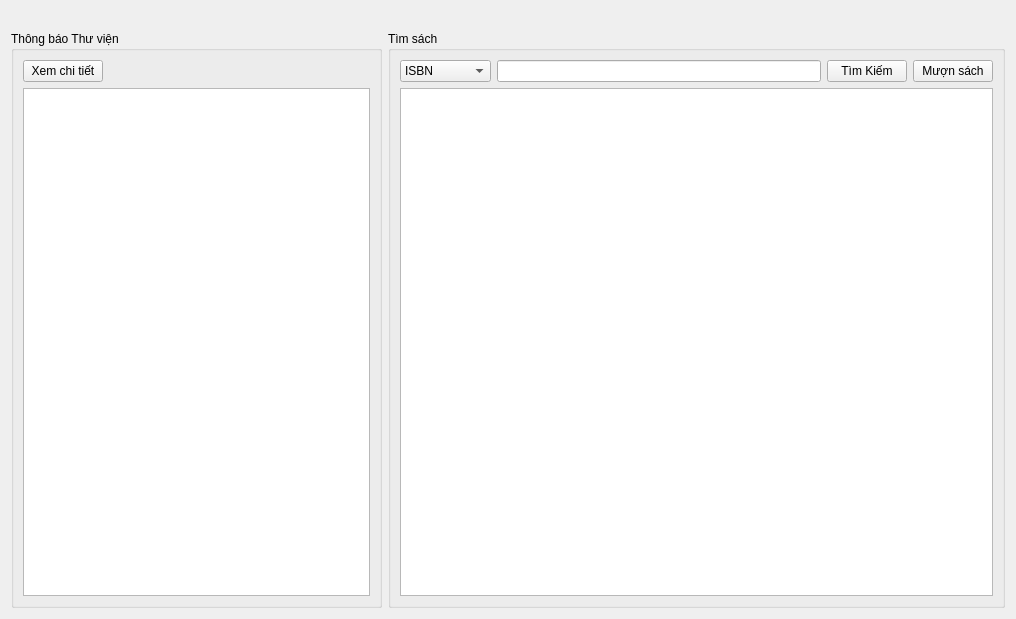
<?xml version="1.0" encoding="UTF-8"?>
<ui version="4.0">
 <class>Home</class>
 <widget class="QWidget" name="Home">
  <property name="geometry">
   <rect>
    <x>0</x>
    <y>0</y>
    <width>1016</width>
    <height>619</height>
   </rect>
  </property>
  <property name="windowTitle">
   <string>Form</string>
  </property>
  <layout class="QVBoxLayout" name="verticalLayout_3">
   <item>
    <widget class="QLabel" name="label">
     <property name="text">
      <string/>
     </property>
     <property name="pixmap">
      <pixmap resource="src.qrc">:/images/Home.png</pixmap>
     </property>
     <property name="scaledContents">
      <bool>true</bool>
     </property>
    </widget>
   </item>
   <item>
    <layout class="QHBoxLayout" name="horizontalLayout_4" stretch="3,5">
     <item>
      <widget class="QGroupBox" name="groupBox">
       <property name="title">
        <string>Thông báo Thư viện</string>
       </property>
       <layout class="QVBoxLayout" name="verticalLayout">
        <item>
         <layout class="QHBoxLayout" name="horizontalLayout">
          <item>
           <widget class="QPushButton" name="pushButton">
            <property name="statusTip">
             <string>Chọn một  mục để xem chi tiết</string>
            </property>
            <property name="text">
             <string>Xem chi tiết</string>
            </property>
           </widget>
          </item>
          <item>
           <spacer name="horizontalSpacer_2">
            <property name="orientation">
             <enum>Qt::Horizontal</enum>
            </property>
            <property name="sizeHint" stdset="0">
             <size>
              <width>40</width>
              <height>20</height>
             </size>
            </property>
           </spacer>
          </item>
         </layout>
        </item>
        <item>
         <widget class="QListView" name="listView"/>
        </item>
       </layout>
      </widget>
     </item>
     <item>
      <widget class="QGroupBox" name="groupBox_2">
       <property name="title">
        <string>Tìm sách</string>
       </property>
       <layout class="QVBoxLayout" name="verticalLayout_2">
        <item>
         <layout class="QHBoxLayout" name="horizontalLayout_3">
          <item>
           <widget class="QComboBox" name="comboBox">
            <property name="statusTip">
             <string>Tìm kiếm theo</string>
            </property>
            <item>
             <property name="text">
              <string>ISBN</string>
             </property>
            </item>
            <item>
             <property name="text">
              <string>Tất cả sách</string>
             </property>
            </item>
            <item>
             <property name="text">
              <string>Tựa đề</string>
             </property>
            </item>
            <item>
             <property name="text">
              <string>Tác giả</string>
             </property>
            </item>
            <item>
             <property name="text">
              <string>NXB</string>
             </property>
            </item>
            <item>
             <property name="text">
              <string>Năm</string>
             </property>
            </item>
           </widget>
          </item>
          <item>
           <widget class="QLineEdit" name="lineEdit"/>
          </item>
          <item>
           <widget class="QPushButton" name="pushButton_2">
            <property name="text">
             <string>Tìm Kiếm</string>
            </property>
           </widget>
          </item>
          <item>
           <widget class="QPushButton" name="pushButton_muon">
            <property name="text">
             <string>Mượn sách</string>
            </property>
           </widget>
          </item>
         </layout>
        </item>
        <item>
         <widget class="QTableView" name="tableView"/>
        </item>
       </layout>
      </widget>
     </item>
    </layout>
   </item>
  </layout>
 </widget>
 <resources>
  <include location="src.qrc"/>
 </resources>
 <connections/>
</ui>
